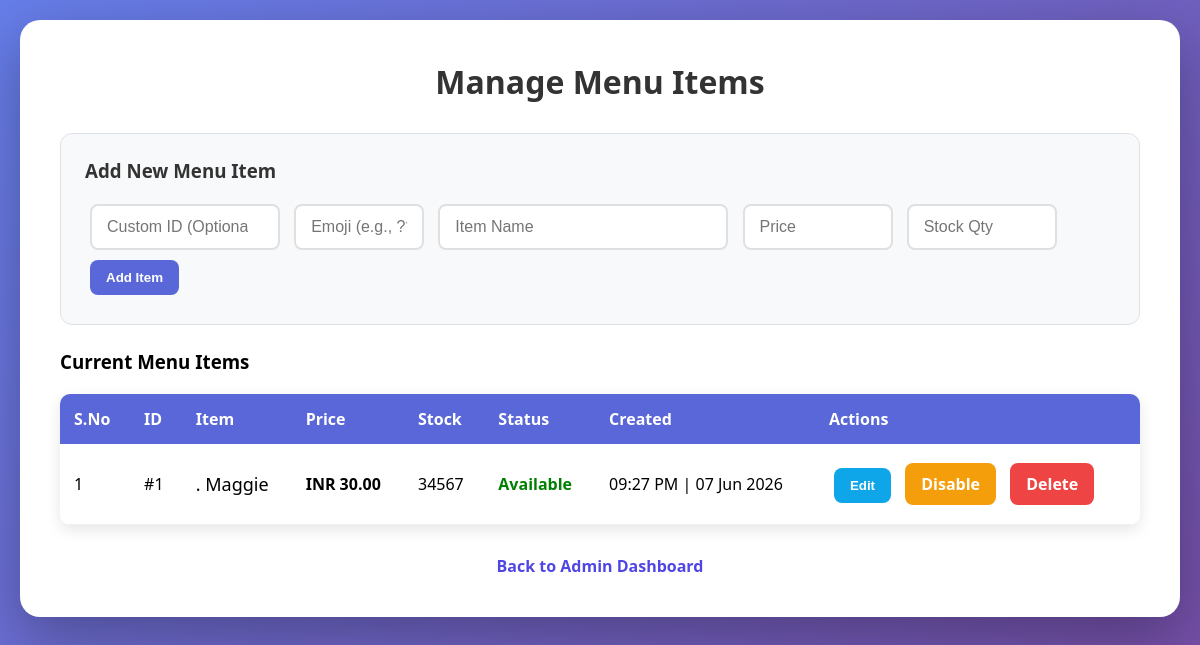
Screenshot of /manage-menu (signed in) with the database file from the repository.
### tables this page shows
CREATE TABLE menu_items (
            id INTEGER PRIMARY KEY AUTOINCREMENT,
            emoji TEXT NOT NULL,
            name TEXT NOT NULL UNIQUE,
            price REAL NOT NULL,
            available INTEGER NOT NULL DEFAULT 1,
            created_at TEXT NOT NULL
        , stock_qty INTEGER NOT NULL DEFAULT 100);

### app.py (the view)
@app.route("/manage_menu")
@app.route("/manage-menu")
@login_required_admin
def manage_menu():
    conn = get_db_connection()
    menu_items = conn.execute("SELECT * FROM menu_items ORDER BY id ASC").fetchall()
    conn.close()
    return render_template("manage_menu.html", menu_items=menu_items)

### app.py (called while the page is built)
def get_db_connection():
    conn = sqlite3.connect(DATABASE)
    conn.row_factory = sqlite3.Row
    return conn

def admin_logged_in():
    return bool(session.get("admin_logged_in"))

def login_required_admin(view_func):
    @wraps(view_func)
    def wrapped(*args, **kwargs):
        if not admin_logged_in():
            return redirect(url_for("login_admin"))
        return view_func(*args, **kwargs)
    return wrapped

### templates/manage_menu.html (shortened to what this page needs)
<!DOCTYPE html>
<html lang="en">
<head>
</head>
<body>
    <div class="container">
        <h1>Manage Menu Items</h1>
        <div class="add-form">
            <h3>Add New Menu Item</h3>
            <form method="POST" action="{{ url_for('add_menu') }}">
                <input type="number" name="menu_id" placeholder="Custom ID (Optional)" min="1" style="width: 190px;">
                <input type="text" name="emoji" placeholder="Emoji (e.g., ??)" required style="width: 130px;">
                <input type="text" name="name" placeholder="Item Name" required style="width: 290px;">
                <input type="number" name="price" placeholder="Price" step="0.01" min="0" required style="width: 150px;">
                <input type="number" name="stock_qty" placeholder="Stock Qty" min="0" required style="width: 150px;">
                <button type="submit">Add Item</button>
            </form>
        </div>
        <h3>Current Menu Items</h3>
        {% if menu_items %}
        <table>
            <thead>
                <tr>
                    <th>S.No</th>
                    <th>ID</th>
                    <th>Item</th>
                    <th>Price</th>
                    <th>Stock</th>
                    <th>Status</th>
                    <th>Created</th>
                    <th>Actions</th>
                </tr>
            </thead>
            <tbody>
                {% for item in menu_items %}
                <tr>
                    <td>{{ loop.index }}</td>
                    <td>#{{ item.id }}</td>
                    <td style="font-size: 18px;">{{ item.emoji }} {{ item.name }}</td>
                    <td style="font-weight: 600;">INR {{ '%.2f'|format(item.price) }}</td>
                    <td>{{ item.stock_qty }}</td>
                    <td>
                        {% if item.available %}
                            <span class="status-available">Available</span>
                        {% else %}
                            <span class="status-unavailable">Out of Stock</span>
                        {% endif %}
                    </td>
                    <td>{{ item.created_at }}</td>
                    <td>
                        <button onclick='editItem({{ item.id }}, {{ item.name|tojson }}, {{ item.price }}, {{ item.emoji|tojson }}, {{ item.stock_qty }})' class="btn btn-success">Edit</button>
                        <a href="{{ url_for('toggle_menu', menu_id=item.id) }}" class="btn btn-warning">
                            {% if item.available %}Disable{% else %}Enable{% endif %}
                        </a>
                        <a href="{{ url_for('delete_menu', menu_id=item.id) }}"
                           onclick="return confirm('Delete {{ item.name }}?')"
                           class="btn btn-danger">Delete</a>
                    </td>
                </tr>
                {% endfor %}
            </tbody>
        </table>
        {% else %}
            <p style="text-align: center; padding: 30px; color: #666;">No menu items yet.</p>
        {% endif %}
        <div class="back-link">
            <a href="{{ url_for('admin') }}">Back to Admin Dashboard</a>
        </div>
    </div>
</body>
</html>

### templates/manage_menu.html (style rules this page uses)
* { margin: 0; padding: 0; box-sizing: border-box; }
body { font-family: 'Segoe UI', Tahoma, Geneva, Verdana, sans-serif; background: linear-gradient(135deg, #667eea 0%, #764ba2 100%); min-height: 100vh; padding: 20px; }
.container { max-width: 1200px; margin: 0 auto; background: white; border-radius: 20px; box-shadow: 0 20px 60px rgba(0,0,0,0.3); padding: 40px; }
h1 { color: #333; margin-bottom: 30px; text-align: center; }
.add-form { background: #f8f9fa; padding: 24px; border-radius: 12px; margin: 24px 0; border: 1px solid #dee2e6; }
.add-form h3 { margin-bottom: 16px; color: #333; }
input[type="text"], input[type="number"] { padding: 12px 15px; border: 2px solid #e0e0e0; border-radius: 8px; margin: 5px; font-size: 16px; }
button, .btn { background: #5a67d8; color: white; padding: 10px 16px; border: none; border-radius: 8px; font-weight: 600; cursor: pointer; text-decoration: none; display: inline-block; margin: 5px; }
.btn-success { background: #0ea5e9; }
.btn-danger { background: #ef4444; }
.btn-warning { background: #f59e0b; }
table { width: 100%; border-collapse: collapse; margin: 20px 0; background: white; border-radius: 10px; overflow: hidden; box-shadow: 0 5px 15px rgba(0,0,0,0.1); }
th { background: #5a67d8; color: white; padding: 14px; text-align: left; font-weight: 600; }
td { padding: 14px; border-bottom: 1px solid #f0f0f0; }
.status-available { color: green; font-weight: bold; }
.back-link { text-align: center; margin-top: 30px; }
.back-link a { color: #4f46e5; text-decoration: none; font-weight: 600; }

### rows the page displays
menu_items: id "1", emoji ".", name "Maggie", price "30.00", stock_qty "34567", available "Available", created_at "09:27 PM | 07 Jun 2026"
